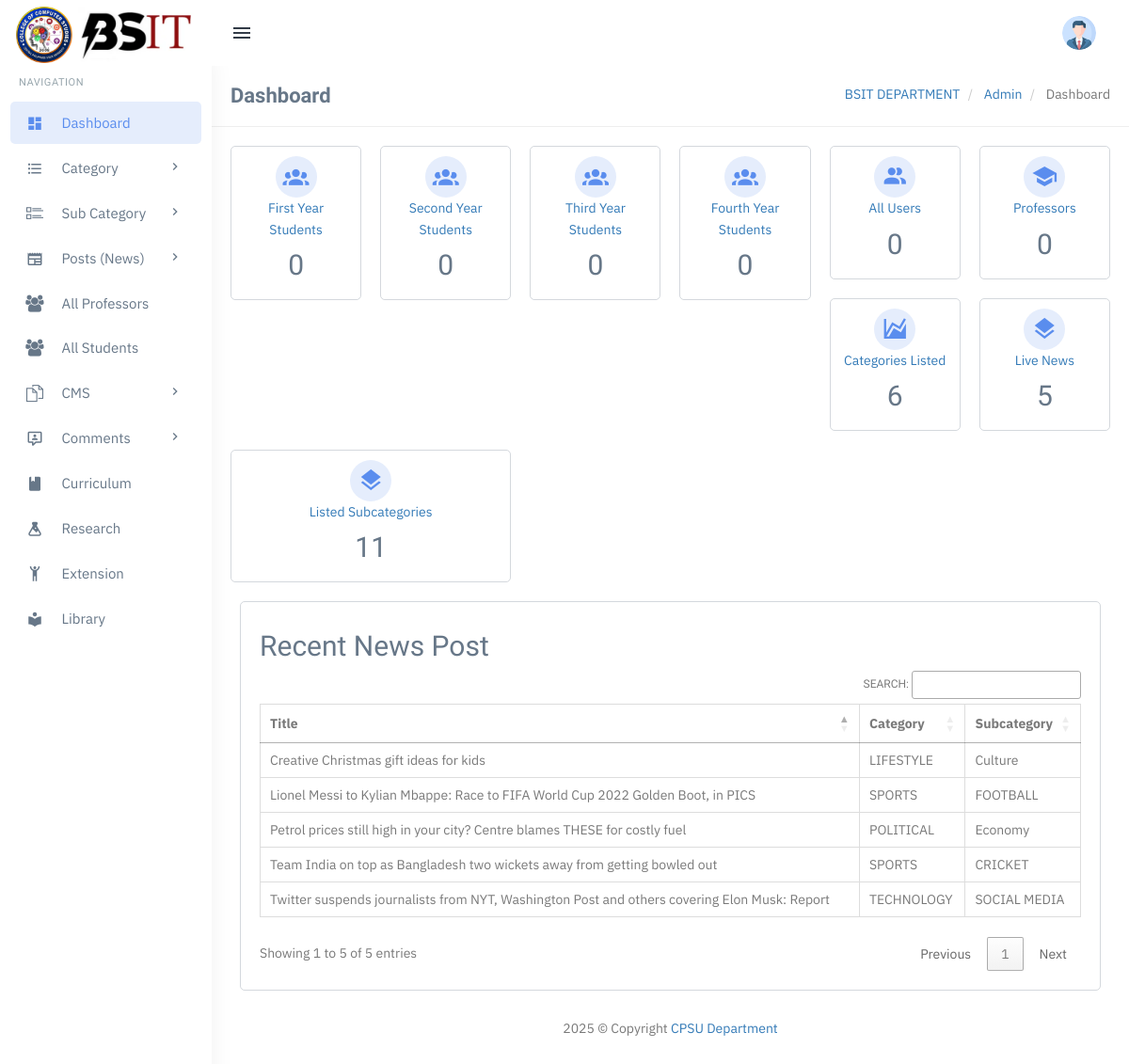
Before: /admin/dashboard.php (signed in) with the older database file.
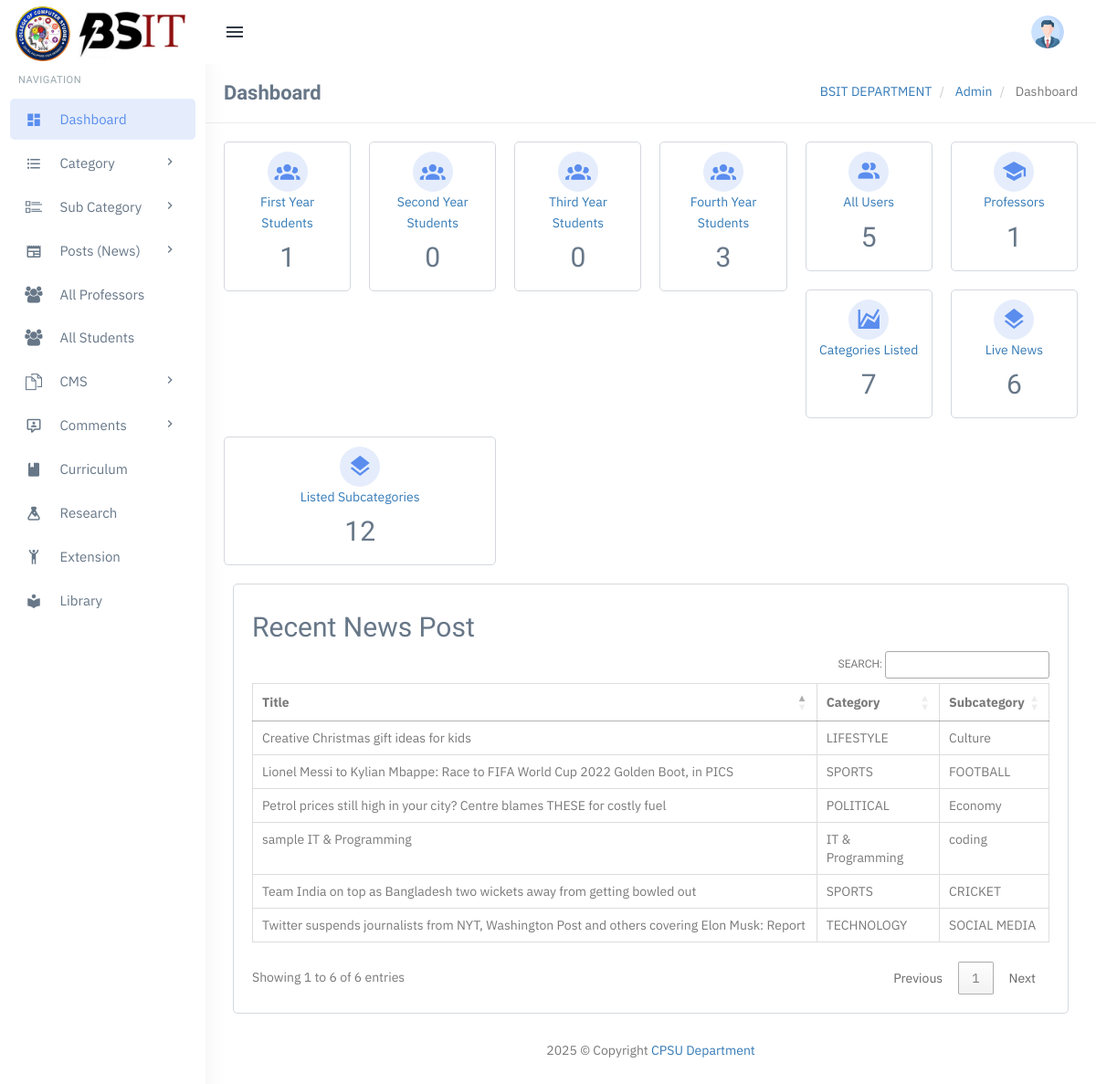
After: the same page with the newer database file.
### tables this page shows
CREATE TABLE `tblposts` (
  `id` int(11) NOT NULL,
  `PostTitle` longtext DEFAULT NULL,
  `CategoryId` int(11) DEFAULT NULL,
  `SubCategoryId` int(11) DEFAULT NULL,
  `PostDetails` longtext DEFAULT NULL,
  `PostingDate` timestamp NULL DEFAULT current_timestamp(),
  `UpdationDate` timestamp NULL DEFAULT NULL ON UPDATE current_timestamp(),
  `Is_Active` int(11) DEFAULT NULL,
  `PostUrl` mediumtext DEFAULT NULL,
  `PostImage` varchar(255) DEFAULT NULL,
  `viewCounter` int(11) DEFAULT NULL,
  `postedBy` varchar(255) DEFAULT NULL,
  `lastUpdatedBy` varchar(255) DEFAULT NULL
);

CREATE TABLE `tblcategory` (
  `id` int(11) NOT NULL,
  `CategoryName` varchar(200) DEFAULT NULL,
  `Description` mediumtext DEFAULT NULL,
  `PostingDate` timestamp NULL DEFAULT current_timestamp(),
  `UpdationDate` timestamp NULL DEFAULT NULL ON UPDATE current_timestamp(),
  `Is_Active` int(11) DEFAULT NULL
);

CREATE TABLE `tblsubcategory` (
  `SubCategoryId` int(11) NOT NULL,
  `CategoryId` int(11) DEFAULT NULL,
  `Subcategory` varchar(255) DEFAULT NULL,
  `SubCatDescription` mediumtext DEFAULT NULL,
  `PostingDate` timestamp NOT NULL DEFAULT current_timestamp(),
  `UpdationDate` timestamp NULL DEFAULT NULL ON UPDATE current_timestamp(),
  `Is_Active` int(11) DEFAULT NULL
);

### admin/dashboard.php (the view, shortened to what the changed rows need)
<?php
include('includes/config.php');
if (strlen($_SESSION['login']) == 0) {
    header('location:index.php');
} else {
?>
    <?php include('includes/topheader.php'); ?>
    <link href="https://cdn.jsdelivr.net/npm/@mdi/font/css/materialdesignicons.min.css" rel="stylesheet">
    <?php include('includes/leftsidebar.php'); ?>
    <div class="content-page">
        <div class="content">
            <div class="container">
                <div class="row">
                    <div class="col-xs-12">
                        <div class="page-title-box">
                            <h4 class="page-title">Dashboard</h4>
                            <ol class="breadcrumb p-0 m-0">
                                <li>
                                    <a href="#">BSIT DEPARTMENT</a>
                                </li>
                                <li>
                                    <a href="#">Admin</a>
                                </li>
                                <li class="active">
                                    Dashboard
                                </li>
                            </ol>
                            <div class="clearfix"></div>
                        </div>
                    </div>
                </div>
                <div class="row">
                    <a href="manage-first-year.php">
                        <div class="col-lg-2 col-md-2 col-sm-6">
                            <div class="card-box widget-box-one text-center">
                                <i class="mdi mdi-account-group widget-one-icon"></i>
                                <div class="wigdet-one-content">
                                    <p class="m-0 text-secondary" title="Statistics">First Year Students</p>
                                    <?php
                                    $query = mysqli_query($con, "SELECT * FROM first_year");
                                    $countFirstYear = mysqli_num_rows($query);
                                    ?>
                                    <h2><?php echo htmlentities($countFirstYear); ?></h2>
                                </div>
                            </div>
                        </div>
                    </a>
                    <a href="manage-second-year.php">
                        <div class="col-lg-2 col-md-2 col-sm-6">
                            <div class="card-box widget-box-one text-center">
                                <i class="mdi mdi-account-group widget-one-icon"></i>
                                <div class="wigdet-one-content">
                                    <p class="m-0 text-secondary" title="Statistics">Second Year Students</p>
                                    <?php
                                    $query = mysqli_query($con, "SELECT * FROM second_year");
                                    $countSecondYear = mysqli_num_rows($query);
                                    ?>
                                    <h2><?php echo htmlentities($countSecondYear); ?></h2>
                                </div>
                            </div>
                        </div>
                    </a>
                    <a href="manage-third-year.php">
                        <div class="col-lg-2 col-md-2 col-sm-6">
                            <div class="card-box widget-box-one text-center">
                                <i class="mdi mdi-account-group widget-one-icon"></i>
                                <div class="wigdet-one-content">
                                    <p class="m-0 text-secondary" title="Statistics">Third Year Students</p>
                                    <?php
                                    $query = mysqli_query($con, "SELECT * FROM third_year");
                                    $countThirdYear = mysqli_num_rows($query);
                                    ?>
                                    <h2><?php echo htmlentities($countThirdYear); ?></h2>
                                </div>
                            </div>
                        </div>
                    </a>
                    <a href="manage-fourth-year.php">
                        <div class="col-lg-2 col-md-2 col-sm-6">
                            <div class="card-box widget-box-one text-center">
                                <i class="mdi mdi-account-group widget-one-icon"></i>
                                <div class="wigdet-one-content">
                                    <p class="m-0 text-secondary" title="Statistics">Fourth Year Students</p>
                                    <?php
                                    $query = mysqli_query($con, "SELECT * FROM fourth_year");
                                    $countFourthYear = mysqli_num_rows($query);
                                    ?>
                                    <h2><?php echo htmlentities($countFourthYear); ?></h2>
                                </div>
                            </div>
                        </div>
                    </a>
                    <a href="manage-users.php">
                        <div class="col-lg-2 col-md-2 col-sm-6">
                            <div class="card-box widget-box-one text-center">
                                <i class="mdi mdi-account-multiple widget-one-icon"></i>
                                <div class="wigdet-one-content">
                                    <p class="m-0 text-secondary" title="Statistics">All Users</p>
                                    <?php
                                    $query = mysqli_query($con, "SELECT * FROM users");
                                    $countUsers = mysqli_num_rows($query);
                                    ?>
                                    <h2><?php echo htmlentities($countUsers); ?></h2>
                                </div>
                            </div>
                        </div>
                    </a>
                    <a href="manage-professors.php">
                        <div class="col-lg-2 col-md-2 col-sm-6">
                            <div class="card-box widget-box-one text-center">
                                <i class="mdi mdi-school widget-one-icon"></i>
                                <div class="wigdet-one-content">
                                    <p class="m-0 text-secondary" title="Statistics">Professors</p>
                                    <?php
                                    $query = mysqli_query($con, "SELECT * FROM professors");
                                    $countProfessors = mysqli_num_rows($query);
                                    ?>
                                    <h2><?php echo htmlentities($countProfessors); ?></h2>
                                </div>
                            </div>
                        </div>
                    </a>
                    <a href="manage-categories.php">
                        <div class="col-lg-2 col-md-2 col-sm-6">
                            <div class="card-box widget-box-one text-center">
                                <i class="mdi mdi-chart-areaspline widget-one-icon"></i>
                                <div class="wigdet-one-content">
                                    <p class="m-0 text-secondary" title="Statistics">Categories Listed</p>
                                    <?php $query = mysqli_query($con, "select * from tblcategory where Is_Active=1");
                                    $countcat = mysqli_num_rows($query);
                                    ?>
                                    <h2><?php echo htmlentities($countcat); ?> <small></small></h2>
                                </div>
                            </div>
                        </div>
                    </a>
                    <a href="manage-posts.php">
                        <div class="col-lg-2 col-md-2 col-sm-6">
                            <div class="card-box widget-box-one text-center">
                                <i class="mdi mdi-layers widget-one-icon"></i>
                                <div class="wigdet-one-content">
                                    <p class="m-0 text-secondary" title="User This Month">Live News</p>
                                    <?php $query = mysqli_query($con, "select * from tblposts where Is_Active=1");
                                    $countposts = mysqli_num_rows($query);
                                    ?>
                                    <h2><?php echo htmlentities($countposts); ?> <small></small></h2>
                                </div>
                            </div>
                        </div>
                    </a>
                    <a href="manage-subcategories.php">
                        <div class="col-lg-4 col-md-4 col-sm-6">
                            <div class="card-box widget-box-one text-center">
                                <i class="mdi mdi-layers widget-one-icon"></i>
                                <div class="wigdet-one-content">
                                    <p class="m-0 text-secondary" title="User This Month">Listed Subcategories</p>
                                    <?php $query = mysqli_query($con, "select * from tblsubcategory where Is_Active=1");
                                    $countsubcat = mysqli_num_rows($query);
                                    ?>
                                    <h2><?php echo htmlentities($countsubcat); ?> <small></small></h2>
                                </div>
                            </div>
                        </div>
                    </a>
                </div>
                <div class="col-sm-12">
                    <div class="card-box">
                        <h2>Recent News Post</h2>
                        <div class="table-responsive">
                            <table class="table table-bordered" id="example">
                                <thead>
                                    <tr>
                                        <th>Title</th>
                                        <th>Category</th>
                                        <th>Subcategory</th>
                                    </tr>
                                </thead>
                                <tbody>
                                    <?php
                                    $query = mysqli_query($con, "select tblposts.id as postid,tblposts.PostTitle as title,tblcategory.CategoryName as category,tblsubcategory.Subcategory as subcategory from tblposts left join tblcategory on tblcategory.id=tblposts.CategoryId left join tblsubcategory on tblsubcategory.SubCategoryId=tblposts.SubCategoryId where tblposts.Is_Active=1 ");
                                    $rowcount = mysqli_num_rows($query);
                                    if ($rowcount == 0) {
                                    ?>
                                        <tr>
                                            <td colspan="4" align="center">
                                                <h3 style="color:red">No record found</h3>
                                            </td>
                                        <tr>
                                            <?php
                                        } else {
                                            while ($row = mysqli_fetch_array($query)) {
                                            ?>
                                        <tr>
                                            <td><?php echo htmlentities($row['title']); ?></td>
                                            <td><?php echo htmlentities($row['category']) ?></td>
                                            <td><?php echo htmlentities($row['subcategory']) ?></td>
                                        </tr>
                                <?php }
                                        } ?>
                                </tbody>
                            </table>
                        </div>
                    </div>
                </div>
            </div>
        </div>
        <?php include('includes/footer.php'); ?>
<?php } ?>

Changed rows visible on the page:
added tblposts: PostTitle "sample IT & Programming", CategoryId.CategoryName "IT & Programming", SubCategoryId.Subcategory "coding"
Other visible differences:
$countFirstYear: "0" → "1"
$countFourthYear: "0" → "3"
$countUsers: "0" → "5"
$countProfessors: "0" → "1"
$countcat: "6" → "7"
$countposts: "5" → "6"
$countsubcat: "11" → "12"
text written by a page script: "SEARCH: Showing 1 to 5 of 5 entries Previous 1 Next" → "SEARCH: Showing 1 to 6 of 6 entries Previous 1 Next"
